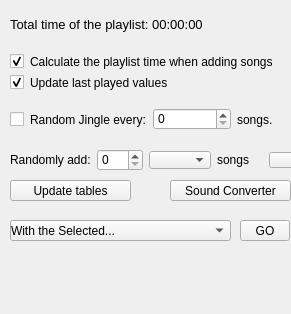
         <widget class="QWidget" name="page_3">
          <property name="geometry">
           <rect>
            <x>0</x>
            <y>0</y>
            <width>291</width>
            <height>314</height>
           </rect>
          </property>
          <property name="styleSheet">
           <string notr="true">margin-top:0px</string>
          </property>
          <attribute name="icon">
           <iconset resource="resources.qrc">
            <normaloff>:/icons/linux-logo.png</normaloff>:/icons/linux-logo.png</iconset>
          </attribute>
          <attribute name="label">
           <string>Extras</string>
          </attribute>
          <widget class="QPushButton" name="bt_updateTables">
           <property name="geometry">
            <rect>
             <x>10</x>
             <y>180</y>
             <width>121</width>
             <height>21</height>
            </rect>
           </property>
           <property name="text">
            <string>Update tables</string>
           </property>
           <property name="icon">
            <iconset resource="resources.qrc">
             <normaloff>:/icons/ic_menu_refresh.png</normaloff>:/icons/ic_menu_refresh.png</iconset>
           </property>
          </widget>
          <widget class="QPushButton" name="bt_sndconv">
           <property name="geometry">
            <rect>
             <x>170</x>
             <y>180</y>
             <width>121</width>
             <height>21</height>
            </rect>
           </property>
           <property name="text">
            <string>Sound Converter</string>
           </property>
           <property name="icon">
            <iconset resource="resources.qrc">
             <normaloff>:/icons/soundconverter.png</normaloff>:/icons/soundconverter.png</iconset>
           </property>
          </widget>
          <widget class="QComboBox" name="cbox_multi_select">
           <property name="geometry">
            <rect>
             <x>10</x>
             <y>220</y>
             <width>221</width>
             <height>21</height>
            </rect>
           </property>
           <property name="sizePolicy">
            <sizepolicy hsizetype="Fixed" vsizetype="Fixed">
             <horstretch>0</horstretch>
             <verstretch>0</verstretch>
            </sizepolicy>
           </property>
           <property name="minimumSize">
            <size>
             <width>200</width>
             <height>0</height>
            </size>
           </property>
           <property name="styleSheet">
            <string notr="true">selection-color: rgb(87, 118, 255);</string>
           </property>
           <property name="currentText">
            <string>With the Selected...</string>
           </property>
           <item>
            <property name="text">
             <string>With the Selected...</string>
            </property>
           </item>
           <item>
            <property name="text">
             <string>Show PATH for selected file(s) in the Debugger or Shell</string>
            </property>
           </item>
           <item>
            <property name="text">
             <string>DELETE  selected file(s)!</string>
            </property>
           </item>
           <item>
            <property name="text">
             <string>Convert to mp3</string>
            </property>
           </item>
           <item>
            <property name="text">
             <string>Convert to ogg</string>
            </property>
           </item>
           <item>
            <property name="text">
             <string>Trim Silence from Start and End below 0.1% (remove absolute silence)</string>
            </property>
           </item>
           <item>
            <property name="text">
             <string>Trim Sillence from Start and End below 0.2% (remove noise also)</string>
            </property>
           </item>
          </widget>
          <widget class="QPushButton" name="bt_apply_multi_selection">
           <property name="geometry">
            <rect>
             <x>240</x>
             <y>220</y>
             <width>50</width>
             <height>21</height>
            </rect>
           </property>
           <property name="sizePolicy">
            <sizepolicy hsizetype="Minimum" vsizetype="Minimum">
             <horstretch>0</horstretch>
             <verstretch>0</verstretch>
            </sizepolicy>
           </property>
           <property name="maximumSize">
            <size>
             <width>50</width>
             <height>16777215</height>
            </size>
           </property>
           <property name="text">
            <string>GO</string>
           </property>
          </widget>
          <widget class="QWidget" name="layoutWidget">
           <property name="geometry">
            <rect>
             <x>10</x>
             <y>0</y>
             <width>305</width>
             <height>171</height>
            </rect>
           </property>
           <layout class="QVBoxLayout" name="verticalLayout">
            <item>
             <widget class="QLabel" name="txt_playlistTotalTime">
              <property name="font">
               <font>
                <pointsize>10</pointsize>
               </font>
              </property>
              <property name="text">
               <string>Total time of the playlist: 00:00:00</string>
              </property>
             </widget>
            </item>
            <item>
             <layout class="QHBoxLayout" name="horizontalLayout_10">
              <property name="spacing">
               <number>0</number>
              </property>
              <item>
               <widget class="QCheckBox" name="checkBox_sum_to_playlist_time">
                <property name="text">
                 <string>Calculate the playlist time when adding songs</string>
                </property>
                <property name="checked">
                 <bool>true</bool>
                </property>
               </widget>
              </item>
             </layout>
            </item>
            <item>
             <widget class="QCheckBox" name="checkBox_update_last_played_values">
              <property name="text">
               <string>Update last played values</string>
              </property>
              <property name="checked">
               <bool>true</bool>
              </property>
             </widget>
            </item>
            <item>
             <layout class="QHBoxLayout" name="horizontalLayout_9">
              <item>
               <widget class="QCheckBox" name="checkBox_random_jingles">
                <property name="text">
                 <string>Random Jingle every:</string>
                </property>
               </widget>
              </item>
              <item>
               <widget class="QSpinBox" name="spinBox_random_jingles_interval"/>
              </item>
              <item>
               <widget class="QLabel" name="label_9">
                <property name="text">
                 <string>songs.</string>
                </property>
               </widget>
              </item>
             </layout>
            </item>
            <item>
             <layout class="QHBoxLayout" name="horizontalLayout_8">
              <item>
               <widget class="QLabel" name="label_3">
                <property name="text">
                 <string>Randomly add:</string>
                </property>
               </widget>
              </item>
              <item>
               <widget class="QSpinBox" name="spinBox_num_of_songs_to_add_random">
                <property name="suffix">
                 <string/>
                </property>
                <property name="prefix">
                 <string/>
                </property>
               </widget>
              </item>
              <item>
               <widget class="QComboBox" name="comboBox_random_add_genre"/>
              </item>
              <item>
               <widget class="QLabel" name="label_10">
                <property name="text">
                 <string>songs</string>
                </property>
               </widget>
              </item>
              <item>
               <widget class="QPushButton" name="bt_add_some_random_songs_from_genre">
                <property name="text">
                 <string/>
                </property>
                <property name="icon">
                 <iconset resource="resources.qrc">
                  <normaloff>:/icons/flat/Quick Mode On-48.png</normaloff>:/icons/flat/Quick Mode On-48.png</iconset>
                </property>
               </widget>
              </item>
             </layout>
            </item>
           </layout>
          </widget>
         </widget>
